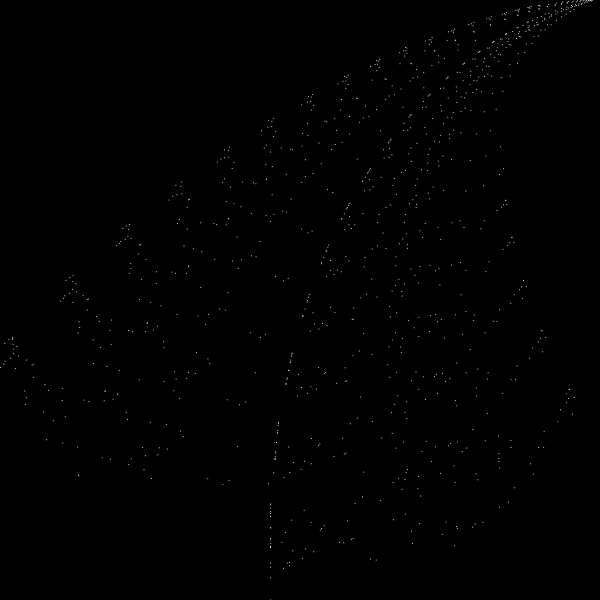
Frame 1 (no input)
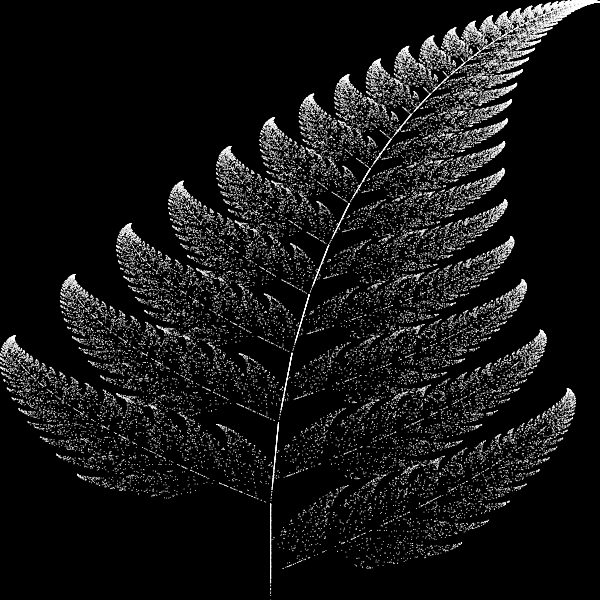
Frame 60 (no input)
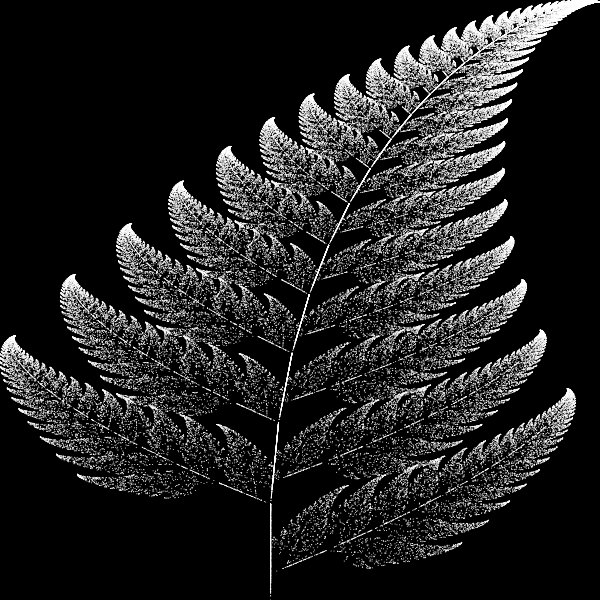
Frame 120 (the mouse pressed at the canvas centre since frame 60)

The p5.js sketch that drew these frames (run headless with seeded random() and noise() and a simulated clock; from frame 60 on, the mouse is pressed at the canvas centre):

// p5.js sketch
// ── sketch.js
let x = 0;
let y = 0;

function setup() {
  createCanvas(600, 600);
  background(0);
}

// range −2.1820 < x < 2.6558 and 0 ≤ y < 9.9983
function drawPoint() {
  stroke(255);
  strokeWeight(1);
  let px = map(x, -2.182, 2.6558, 0, width);
  let py = map(y, 0, 9.9983, height, 0);
  point(px, py);
}

function nextPoint() {
  let nextX;
  let nextY;

  let r = random(1);

  if (r < 0.01) {
    // f1
    nextX = 0;
    nextY = 0.16 * y;
  } else if (r < 0.86) {
    // f2
    nextX = 0.85 * x + 0.04 * y;
    nextY = -0.04 * x + 0.85 * y + 1.6;
  } else if (r < 0.93) {
    // f3
    nextX = 0.2 * x + -0.26 * y;
    nextY = 0.23 * x + 0.22 * y + 1.6;
  } else {
    // f4
    nextX = -0.15 * x + 0.28 * y;
    nextY = 0.26 * x + 0.24 * y + 0.44;
  }

  x = nextX;
  y = nextY;
}

function draw() {
  for (let i = 0; i < 1000; i++) {
    drawPoint();
    nextPoint();
  }
}
